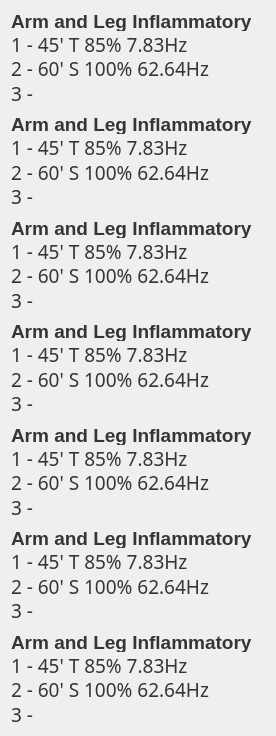
  <widget class="QWidget" name="layoutWidget_2">
   <property name="geometry">
    <rect>
     <x>605</x>
     <y>45</y>
     <width>276</width>
     <height>736</height>
    </rect>
   </property>
   <layout class="QVBoxLayout" name="verticalLayout_9">
    <property name="spacing">
     <number>10</number>
    </property>
    <item>
     <layout class="QVBoxLayout" name="verticalLayout_14">
      <property name="spacing">
       <number>2</number>
      </property>
      <item>
       <widget class="QLabel" name="mem8DescLabel">
        <property name="sizePolicy">
         <sizepolicy hsizetype="Preferred" vsizetype="Fixed">
          <horstretch>0</horstretch>
          <verstretch>0</verstretch>
         </sizepolicy>
        </property>
        <property name="minimumSize">
         <size>
          <width>0</width>
          <height>20</height>
         </size>
        </property>
        <property name="font">
         <font>
          <family>Liberation Sans</family>
          <pointsize>14</pointsize>
          <weight>75</weight>
          <bold>true</bold>
         </font>
        </property>
        <property name="styleSheet">
         <string notr="true">color: rgb(55, 52, 53);</string>
        </property>
        <property name="text">
         <string>Arm and Leg Inflammatory</string>
        </property>
       </widget>
      </item>
      <item>
       <widget class="QLabel" name="mem8OneLabel">
        <property name="sizePolicy">
         <sizepolicy hsizetype="Preferred" vsizetype="Fixed">
          <horstretch>0</horstretch>
          <verstretch>0</verstretch>
         </sizepolicy>
        </property>
        <property name="minimumSize">
         <size>
          <width>0</width>
          <height>20</height>
         </size>
        </property>
        <property name="font">
         <font>
          <family>Sans Serif</family>
          <pointsize>14</pointsize>
          <weight>50</weight>
          <bold>false</bold>
         </font>
        </property>
        <property name="styleSheet">
         <string notr="true">color: rgb(55, 52, 53);</string>
        </property>
        <property name="text">
         <string>1 - 45' T 85% 7.83Hz</string>
        </property>
       </widget>
      </item>
      <item>
       <widget class="QLabel" name="mem8TwoLabel">
        <property name="sizePolicy">
         <sizepolicy hsizetype="Preferred" vsizetype="Fixed">
          <horstretch>0</horstretch>
          <verstretch>0</verstretch>
         </sizepolicy>
        </property>
        <property name="minimumSize">
         <size>
          <width>0</width>
          <height>20</height>
         </size>
        </property>
        <property name="font">
         <font>
          <family>Sans Serif</family>
          <pointsize>14</pointsize>
          <weight>50</weight>
          <bold>false</bold>
         </font>
        </property>
        <property name="styleSheet">
         <string notr="true">color: rgb(55, 52, 53);</string>
        </property>
        <property name="text">
         <string>2 - 60' S 100% 62.64Hz</string>
        </property>
       </widget>
      </item>
      <item>
       <widget class="QLabel" name="mem8ThreeLabel">
        <property name="sizePolicy">
         <sizepolicy hsizetype="Preferred" vsizetype="Fixed">
          <horstretch>0</horstretch>
          <verstretch>0</verstretch>
         </sizepolicy>
        </property>
        <property name="minimumSize">
         <size>
          <width>0</width>
          <height>10</height>
         </size>
        </property>
        <property name="font">
         <font>
          <family>Sans Serif</family>
          <pointsize>14</pointsize>
          <weight>50</weight>
          <bold>false</bold>
         </font>
        </property>
        <property name="styleSheet">
         <string notr="true">color: rgb(55, 52, 53);</string>
        </property>
        <property name="text">
         <string>3 -</string>
        </property>
       </widget>
      </item>
     </layout>
    </item>
    <item>
     <layout class="QVBoxLayout" name="verticalLayout_15">
      <property name="spacing">
       <number>2</number>
      </property>
      <item>
       <widget class="QLabel" name="mem9DescLabel">
        <property name="sizePolicy">
         <sizepolicy hsizetype="Preferred" vsizetype="Fixed">
          <horstretch>0</horstretch>
          <verstretch>0</verstretch>
         </sizepolicy>
        </property>
        <property name="minimumSize">
         <size>
          <width>0</width>
          <height>20</height>
         </size>
        </property>
        <property name="font">
         <font>
          <family>Liberation Sans</family>
          <pointsize>14</pointsize>
          <weight>75</weight>
          <bold>true</bold>
         </font>
        </property>
        <property name="styleSheet">
         <string notr="true">color: rgb(55, 52, 53);</string>
        </property>
        <property name="text">
         <string>Arm and Leg Inflammatory</string>
        </property>
       </widget>
      </item>
      <item>
       <widget class="QLabel" name="mem9OneLabel">
        <property name="sizePolicy">
         <sizepolicy hsizetype="Preferred" vsizetype="Fixed">
          <horstretch>0</horstretch>
          <verstretch>0</verstretch>
         </sizepolicy>
        </property>
        <property name="minimumSize">
         <size>
          <width>0</width>
          <height>20</height>
         </size>
        </property>
        <property name="font">
         <font>
          <family>Sans Serif</family>
          <pointsize>14</pointsize>
          <weight>50</weight>
          <bold>false</bold>
         </font>
        </property>
        <property name="styleSheet">
         <string notr="true">color: rgb(55, 52, 53);</string>
        </property>
        <property name="text">
         <string>1 - 45' T 85% 7.83Hz</string>
        </property>
       </widget>
      </item>
      <item>
       <widget class="QLabel" name="mem9TwoLabel">
        <property name="sizePolicy">
         <sizepolicy hsizetype="Preferred" vsizetype="Fixed">
          <horstretch>0</horstretch>
          <verstretch>0</verstretch>
         </sizepolicy>
        </property>
        <property name="minimumSize">
         <size>
          <width>0</width>
          <height>20</height>
         </size>
        </property>
        <property name="font">
         <font>
          <family>Sans Serif</family>
          <pointsize>14</pointsize>
          <weight>50</weight>
          <bold>false</bold>
         </font>
        </property>
        <property name="styleSheet">
         <string notr="true">color: rgb(55, 52, 53);</string>
        </property>
        <property name="text">
         <string>2 - 60' S 100% 62.64Hz</string>
        </property>
       </widget>
      </item>
      <item>
       <widget class="QLabel" name="mem9ThreeLabel">
        <property name="sizePolicy">
         <sizepolicy hsizetype="Preferred" vsizetype="Fixed">
          <horstretch>0</horstretch>
          <verstretch>0</verstretch>
         </sizepolicy>
        </property>
        <property name="minimumSize">
         <size>
          <width>0</width>
          <height>10</height>
         </size>
        </property>
        <property name="font">
         <font>
          <family>Sans Serif</family>
          <pointsize>14</pointsize>
          <weight>50</weight>
          <bold>false</bold>
         </font>
        </property>
        <property name="styleSheet">
         <string notr="true">color: rgb(55, 52, 53);</string>
        </property>
        <property name="text">
         <string>3 -</string>
        </property>
       </widget>
      </item>
     </layout>
    </item>
    <item>
     <layout class="QVBoxLayout" name="verticalLayout_16">
      <property name="spacing">
       <number>2</number>
      </property>
      <item>
       <widget class="QLabel" name="mem10DescLabel">
        <property name="sizePolicy">
         <sizepolicy hsizetype="Preferred" vsizetype="Fixed">
          <horstretch>0</horstretch>
          <verstretch>0</verstretch>
         </sizepolicy>
        </property>
        <property name="minimumSize">
         <size>
          <width>0</width>
          <height>20</height>
         </size>
        </property>
        <property name="font">
         <font>
          <family>Liberation Sans</family>
          <pointsize>14</pointsize>
          <weight>75</weight>
          <bold>true</bold>
         </font>
        </property>
        <property name="styleSheet">
         <string notr="true">color: rgb(55, 52, 53);</string>
        </property>
        <property name="text">
         <string>Arm and Leg Inflammatory</string>
        </property>
       </widget>
      </item>
      <item>
       <widget class="QLabel" name="mem10OneLabel">
        <property name="sizePolicy">
         <sizepolicy hsizetype="Preferred" vsizetype="Fixed">
          <horstretch>0</horstretch>
          <verstretch>0</verstretch>
         </sizepolicy>
        </property>
        <property name="minimumSize">
         <size>
          <width>0</width>
          <height>20</height>
         </size>
        </property>
        <property name="font">
         <font>
          <family>Sans Serif</family>
          <pointsize>14</pointsize>
          <weight>50</weight>
          <bold>false</bold>
         </font>
        </property>
        <property name="styleSheet">
         <string notr="true">color: rgb(55, 52, 53);</string>
        </property>
        <property name="text">
         <string>1 - 45' T 85% 7.83Hz</string>
        </property>
       </widget>
      </item>
      <item>
       <widget class="QLabel" name="mem10TwoLabel">
        <property name="sizePolicy">
         <sizepolicy hsizetype="Preferred" vsizetype="Fixed">
          <horstretch>0</horstretch>
          <verstretch>0</verstretch>
         </sizepolicy>
        </property>
        <property name="minimumSize">
         <size>
          <width>0</width>
          <height>20</height>
         </size>
        </property>
        <property name="font">
         <font>
          <family>Sans Serif</family>
          <pointsize>14</pointsize>
          <weight>50</weight>
          <bold>false</bold>
         </font>
        </property>
        <property name="styleSheet">
         <string notr="true">color: rgb(55, 52, 53);</string>
        </property>
        <property name="text">
         <string>2 - 60' S 100% 62.64Hz</string>
        </property>
       </widget>
      </item>
      <item>
       <widget class="QLabel" name="mem10ThreeLabel">
        <property name="sizePolicy">
         <sizepolicy hsizetype="Preferred" vsizetype="Fixed">
          <horstretch>0</horstretch>
          <verstretch>0</verstretch>
         </sizepolicy>
        </property>
        <property name="minimumSize">
         <size>
          <width>0</width>
          <height>10</height>
         </size>
        </property>
        <property name="font">
         <font>
          <family>Sans Serif</family>
          <pointsize>14</pointsize>
          <weight>50</weight>
          <bold>false</bold>
         </font>
        </property>
        <property name="styleSheet">
         <string notr="true">color: rgb(55, 52, 53);</string>
        </property>
        <property name="text">
         <string>3 -</string>
        </property>
       </widget>
      </item>
     </layout>
    </item>
    <item>
     <layout class="QVBoxLayout" name="verticalLayout_18">
      <property name="spacing">
       <number>2</number>
      </property>
      <item>
       <widget class="QLabel" name="mem11DescLabel">
        <property name="sizePolicy">
         <sizepolicy hsizetype="Preferred" vsizetype="Fixed">
          <horstretch>0</horstretch>
          <verstretch>0</verstretch>
         </sizepolicy>
        </property>
        <property name="minimumSize">
         <size>
          <width>0</width>
          <height>20</height>
         </size>
        </property>
        <property name="font">
         <font>
          <family>Liberation Sans</family>
          <pointsize>14</pointsize>
          <weight>75</weight>
          <bold>true</bold>
         </font>
        </property>
        <property name="styleSheet">
         <string notr="true">color: rgb(55, 52, 53);</string>
        </property>
        <property name="text">
         <string>Arm and Leg Inflammatory</string>
        </property>
       </widget>
      </item>
      <item>
       <widget class="QLabel" name="mem11OneLabel">
        <property name="sizePolicy">
         <sizepolicy hsizetype="Preferred" vsizetype="Fixed">
          <horstretch>0</horstretch>
          <verstretch>0</verstretch>
         </sizepolicy>
        </property>
        <property name="minimumSize">
         <size>
          <width>0</width>
          <height>20</height>
         </size>
        </property>
        <property name="font">
         <font>
          <family>Sans Serif</family>
          <pointsize>14</pointsize>
          <weight>50</weight>
          <bold>false</bold>
         </font>
        </property>
        <property name="styleSheet">
         <string notr="true">color: rgb(55, 52, 53);</string>
        </property>
        <property name="text">
         <string>1 - 45' T 85% 7.83Hz</string>
        </property>
       </widget>
      </item>
      <item>
       <widget class="QLabel" name="mem11TwoLabel">
        <property name="sizePolicy">
         <sizepolicy hsizetype="Preferred" vsizetype="Fixed">
          <horstretch>0</horstretch>
          <verstretch>0</verstretch>
         </sizepolicy>
        </property>
        <property name="minimumSize">
         <size>
          <width>0</width>
          <height>20</height>
         </size>
        </property>
        <property name="font">
         <font>
          <family>Sans Serif</family>
          <pointsize>14</pointsize>
          <weight>50</weight>
          <bold>false</bold>
         </font>
        </property>
        <property name="styleSheet">
         <string notr="true">color: rgb(55, 52, 53);</string>
        </property>
        <property name="text">
         <string>2 - 60' S 100% 62.64Hz</string>
        </property>
       </widget>
      </item>
      <item>
       <widget class="QLabel" name="mem11ThreeLabel">
        <property name="sizePolicy">
         <sizepolicy hsizetype="Preferred" vsizetype="Fixed">
          <horstretch>0</horstretch>
          <verstretch>0</verstretch>
         </sizepolicy>
        </property>
        <property name="minimumSize">
         <size>
          <width>0</width>
          <height>10</height>
         </size>
        </property>
        <property name="font">
         <font>
          <family>Sans Serif</family>
          <pointsize>14</pointsize>
          <weight>50</weight>
          <bold>false</bold>
         </font>
        </property>
        <property name="styleSheet">
         <string notr="true">color: rgb(55, 52, 53);</string>
        </property>
        <property name="text">
         <string>3 -</string>
        </property>
       </widget>
      </item>
     </layout>
    </item>
    <item>
     <layout class="QVBoxLayout" name="verticalLayout_20">
      <property name="spacing">
       <number>2</number>
      </property>
      <item>
       <widget class="QLabel" name="mem12DescLabel">
        <property name="sizePolicy">
         <sizepolicy hsizetype="Preferred" vsizetype="Fixed">
          <horstretch>0</horstretch>
          <verstretch>0</verstretch>
         </sizepolicy>
        </property>
        <property name="minimumSize">
         <size>
          <width>0</width>
          <height>20</height>
         </size>
        </property>
        <property name="font">
         <font>
          <family>Liberation Sans</family>
          <pointsize>14</pointsize>
          <weight>75</weight>
          <bold>true</bold>
         </font>
        </property>
        <property name="styleSheet">
         <string notr="true">color: rgb(55, 52, 53);</string>
        </property>
        <property name="text">
         <string>Arm and Leg Inflammatory</string>
        </property>
       </widget>
      </item>
      <item>
       <widget class="QLabel" name="mem12OneLabel">
        <property name="sizePolicy">
         <sizepolicy hsizetype="Preferred" vsizetype="Fixed">
          <horstretch>0</horstretch>
          <verstretch>0</verstretch>
         </sizepolicy>
        </property>
        <property name="minimumSize">
         <size>
          <width>0</width>
          <height>20</height>
         </size>
        </property>
        <property name="font">
         <font>
          <family>Sans Serif</family>
          <pointsize>14</pointsize>
          <weight>50</weight>
          <bold>false</bold>
         </font>
        </property>
        <property name="styleSheet">
         <string notr="true">color: rgb(55, 52, 53);</string>
        </property>
        <property name="text">
         <string>1 - 45' T 85% 7.83Hz</string>
        </property>
       </widget>
      </item>
      <item>
       <widget class="QLabel" name="mem12TwoLabel">
        <property name="sizePolicy">
         <sizepolicy hsizetype="Preferred" vsizetype="Fixed">
          <horstretch>0</horstretch>
          <verstretch>0</verstretch>
         </sizepolicy>
        </property>
        <property name="minimumSize">
         <size>
          <width>0</width>
          <height>20</height>
         </size>
        </property>
        <property name="font">
         <font>
          <family>Sans Serif</family>
          <pointsize>14</pointsize>
          <weight>50</weight>
          <bold>false</bold>
         </font>
        </property>
        <property name="styleSheet">
         <string notr="true">color: rgb(55, 52, 53);</string>
        </property>
        <property name="text">
         <string>2 - 60' S 100% 62.64Hz</string>
        </property>
       </widget>
      </item>
      <item>
       <widget class="QLabel" name="mem12ThreeLabel">
        <property name="sizePolicy">
         <sizepolicy hsizetype="Preferred" vsizetype="Fixed">
          <horstretch>0</horstretch>
          <verstretch>0</verstretch>
         </sizepolicy>
        </property>
        <property name="minimumSize">
         <size>
          <width>0</width>
          <height>10</height>
         </size>
        </property>
        <property name="font">
         <font>
          <family>Sans Serif</family>
          <pointsize>14</pointsize>
          <weight>50</weight>
          <bold>false</bold>
         </font>
        </property>
        <property name="styleSheet">
         <string notr="true">color: rgb(55, 52, 53);</string>
        </property>
        <property name="text">
         <string>3 -</string>
        </property>
       </widget>
      </item>
     </layout>
    </item>
    <item>
     <layout class="QVBoxLayout" name="verticalLayout_19">
      <property name="spacing">
       <number>2</number>
      </property>
      <item>
       <widget class="QLabel" name="mem13DescLabel">
        <property name="sizePolicy">
         <sizepolicy hsizetype="Preferred" vsizetype="Fixed">
          <horstretch>0</horstretch>
          <verstretch>0</verstretch>
         </sizepolicy>
        </property>
        <property name="minimumSize">
         <size>
          <width>0</width>
          <height>20</height>
         </size>
        </property>
        <property name="font">
         <font>
          <family>Liberation Sans</family>
          <pointsize>14</pointsize>
          <weight>75</weight>
          <bold>true</bold>
         </font>
        </property>
        <property name="styleSheet">
         <string notr="true">color: rgb(55, 52, 53);</string>
        </property>
        <property name="text">
         <string>Arm and Leg Inflammatory</string>
        </property>
       </widget>
      </item>
      <item>
       <widget class="QLabel" name="mem13OneLabel">
        <property name="sizePolicy">
         <sizepolicy hsizetype="Preferred" vsizetype="Fixed">
          <horstretch>0</horstretch>
          <verstretch>0</verstretch>
         </sizepolicy>
        </property>
        <property name="minimumSize">
         <size>
          <width>0</width>
          <height>20</height>
         </size>
        </property>
        <property name="font">
         <font>
          <family>Sans Serif</family>
          <pointsize>14</pointsize>
          <weight>50</weight>
          <bold>false</bold>
         </font>
        </property>
        <property name="styleSheet">
         <string notr="true">color: rgb(55, 52, 53);</string>
        </property>
        <property name="text">
         <string>1 - 45' T 85% 7.83Hz</string>
        </property>
       </widget>
      </item>
      <item>
       <widget class="QLabel" name="mem13TwoLabel">
        <property name="sizePolicy">
         <sizepolicy hsizetype="Preferred" vsizetype="Fixed">
          <horstretch>0</horstretch>
          <verstretch>0</verstretch>
         </sizepolicy>
        </property>
        <property name="minimumSize">
         <size>
          <width>0</width>
          <height>20</height>
         </size>
        </property>
        <property name="font">
         <font>
          <family>Sans Serif</family>
          <pointsize>14</pointsize>
          <weight>50</weight>
          <bold>false</bold>
         </font>
        </property>
        <property name="styleSheet">
         <string notr="true">color: rgb(55, 52, 53);</string>
        </property>
        <property name="text">
         <string>2 - 60' S 100% 62.64Hz</string>
        </property>
       </widget>
      </item>
      <item>
       <widget class="QLabel" name="mem13ThreeLabel">
        <property name="sizePolicy">
         <sizepolicy hsizetype="Preferred" vsizetype="Fixed">
          <horstretch>0</horstretch>
          <verstretch>0</verstretch>
         </sizepolicy>
        </property>
        <property name="minimumSize">
         <size>
          <width>0</width>
          <height>10</height>
         </size>
        </property>
        <property name="font">
         <font>
          <family>Sans Serif</family>
          <pointsize>14</pointsize>
          <weight>50</weight>
          <bold>false</bold>
         </font>
        </property>
        <property name="styleSheet">
         <string notr="true">color: rgb(55, 52, 53);</string>
        </property>
        <property name="text">
         <string>3 -</string>
        </property>
       </widget>
      </item>
     </layout>
    </item>
    <item>
     <layout class="QVBoxLayout" name="verticalLayout_17">
      <property name="spacing">
       <number>2</number>
      </property>
      <item>
       <widget class="QLabel" name="mem14DescLabel">
        <property name="sizePolicy">
         <sizepolicy hsizetype="Preferred" vsizetype="Fixed">
          <horstretch>0</horstretch>
          <verstretch>0</verstretch>
         </sizepolicy>
        </property>
        <property name="minimumSize">
         <size>
          <width>0</width>
          <height>20</height>
         </size>
        </property>
        <property name="font">
         <font>
          <family>Liberation Sans</family>
          <pointsize>14</pointsize>
          <weight>75</weight>
          <bold>true</bold>
         </font>
        </property>
        <property name="styleSheet">
         <string notr="true">color: rgb(55, 52, 53);</string>
        </property>
        <property name="text">
         <string>Arm and Leg Inflammatory</string>
        </property>
       </widget>
      </item>
      <item>
       <widget class="QLabel" name="mem14OneLabel">
        <property name="sizePolicy">
         <sizepolicy hsizetype="Preferred" vsizetype="Fixed">
          <horstretch>0</horstretch>
          <verstretch>0</verstretch>
         </sizepolicy>
        </property>
        <property name="minimumSize">
         <size>
          <width>0</width>
          <height>20</height>
         </size>
        </property>
        <property name="font">
         <font>
          <family>Sans Serif</family>
          <pointsize>14</pointsize>
          <weight>50</weight>
          <bold>false</bold>
         </font>
        </property>
        <property name="styleSheet">
         <string notr="true">color: rgb(55, 52, 53);</string>
        </property>
        <property name="text">
         <string>1 - 45' T 85% 7.83Hz</string>
        </property>
       </widget>
      </item>
      <item>
       <widget class="QLabel" name="mem14TwoLabel">
        <property name="sizePolicy">
         <sizepolicy hsizetype="Preferred" vsizetype="Fixed">
          <horstretch>0</horstretch>
          <verstretch>0</verstretch>
         </sizepolicy>
        </property>
        <property name="minimumSize">
         <size>
          <width>0</width>
          <height>20</height>
         </size>
        </property>
        <property name="font">
         <font>
          <family>Sans Serif</family>
          <pointsize>14</pointsize>
          <weight>50</weight>
          <bold>false</bold>
         </font>
        </property>
        <property name="styleSheet">
         <string notr="true">color: rgb(55, 52, 53);</string>
        </property>
        <property name="text">
         <string>2 - 60' S 100% 62.64Hz</string>
        </property>
       </widget>
      </item>
      <item>
       <widget class="QLabel" name="mem14ThreeLabel">
        <property name="sizePolicy">
         <sizepolicy hsizetype="Preferred" vsizetype="Fixed">
          <horstretch>0</horstretch>
          <verstretch>0</verstretch>
         </sizepolicy>
        </property>
        <property name="minimumSize">
         <size>
          <width>0</width>
          <height>10</height>
         </size>
        </property>
        <property name="font">
         <font>
          <family>Sans Serif</family>
          <pointsize>14</pointsize>
          <weight>50</weight>
          <bold>false</bold>
         </font>
        </property>
        <property name="styleSheet">
         <string notr="true">color: rgb(55, 52, 53);</string>
        </property>
        <property name="text">
         <string>3 -</string>
        </property>
       </widget>
      </item>
     </layout>
    </item>
   </layout>
  </widget>
